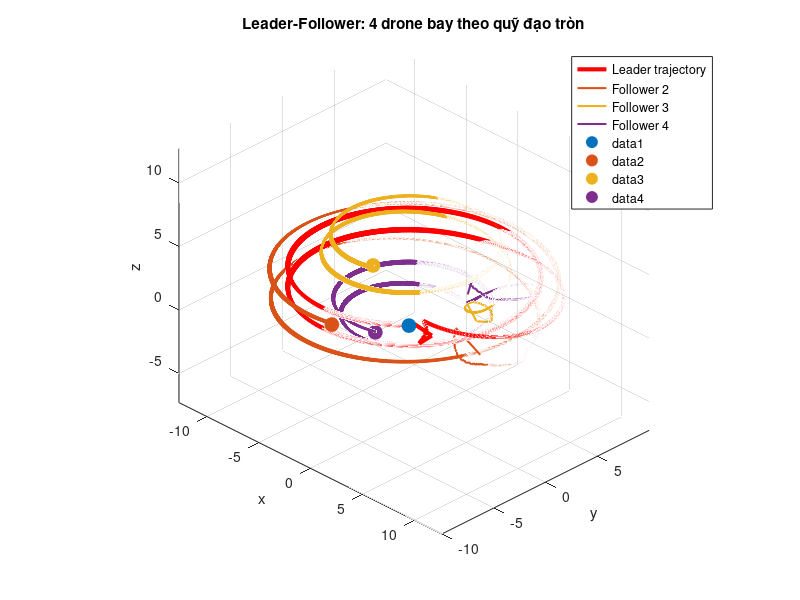

This figure's MATLAB source:
%% Mô phỏng leader-follower: 4 drone bay theo quỹ đạo tròn
clear; clc; close all;

%% Tham số
dt = 0.01;
T = 60;
t = 0:dt:T;
n = 4;
dim = 3;

L = 5;  % khoảng cách giữa các drone

%% Đội hình mong muốn - Tứ diện
p_star = zeros(dim, n);
p_star(:,1) = [0; 0; 0];           % leader
p_star(:,2) = [L; 0; 0];           % follower 1
p_star(:,3) = [L/2; L*sqrt(3)/2; 0]; % follower 2
p_star(:,4) = [L/2; L*sqrt(3)/6; L*sqrt(2/3)]; % follower 3

%% Đồ thị và khoảng cách mong muốn
edges = [1 2; 1 3; 1 4; 2 3; 2 4; 3 4];
m = size(edges, 1);

d_star = zeros(m, 1);
for k = 1:m
    i = edges(k,1); j = edges(k,2);
    d_star(k) = norm(p_star(:,i) - p_star(:,j));
end

%% Khởi tạo vị trí
P = zeros(dim, n, length(t));
% Leader bắt đầu tại gốc, followers lệch một chút
P(:,:,1) = p_star + [zeros(3,1), 2*randn(3,3)];

%% Vòng lặp mô phỏng
for k = 1:length(t)-1
    p_curr = P(:,:,k);
    
    % Quỹ đạo mong muốn cho leader (bay vòng tròn + lên cao dần)
    R = 10;  % bán kính
    omega = 0.2;  % tốc độ góc
    p_leader_desired = [R*cos(omega*t(k)); R*sin(omega*t(k)); 2 + 0.05*t(k)];
    
    % Tính lực điều khiển
    u = zeros(dim, n);
    
    % Leader: vừa giữ đội hình, vừa bám quỹ đạo
    i = 1;  % leader
    u_formation = zeros(3,1);
    for e = 1:m
        if edges(e,1) == i
            j = edges(e,2);
            dij = norm(p_curr(:,i) - p_curr(:,j));
            u_formation = u_formation - (dij^2 - d_star(e)^2) * (p_curr(:,i) - p_curr(:,j));
        elseif edges(e,2) == i
            j = edges(e,1);
            dij = norm(p_curr(:,i) - p_curr(:,j));
            u_formation = u_formation - (dij^2 - d_star(e)^2) * (p_curr(:,i) - p_curr(:,j));
        end
    end
    u_tracking = 2 * (p_leader_desired - p_curr(:,1));  % kéo leader về quỹ đạo
    u(:,1) = u_formation + u_tracking;
    
    % Followers: chỉ giữ đội hình với neighbors
    for i = 2:n
        for e = 1:m
            if edges(e,1) == i
                j = edges(e,2);
                dij = norm(p_curr(:,i) - p_curr(:,j));
                u(:,i) = u(:,i) - (dij^2 - d_star(e)^2) * (p_curr(:,i) - p_curr(:,j));
            elseif edges(e,2) == i
                j = edges(e,1);
                dij = norm(p_curr(:,i) - p_curr(:,j));
                u(:,i) = u(:,i) - (dij^2 - d_star(e)^2) * (p_curr(:,i) - p_curr(:,j));
            end
        end
    end
    
    % Cập nhật vị trí
    P(:,:,k+1) = P(:,:,k) + u * dt;
end

%% Vẽ kết quả
figure(1); clf; hold on;
colors = lines(n);

% Vẽ quỹ đạo của leader
plot3(squeeze(P(1,1,:)), squeeze(P(2,1,:)), squeeze(P(3,1,:)), ...
    'r-', 'LineWidth', 3, 'DisplayName', 'Leader trajectory');

% Vẽ quỹ đạo của followers
for i = 2:n
    plot3(squeeze(P(1,i,:)), squeeze(P(2,i,:)), squeeze(P(3,i,:)), ...
        'Color', colors(i,:), 'LineWidth', 1.5, 'DisplayName', ['Follower ' num2str(i)]);
end

% Vẽ vị trí cuối
for i = 1:n
    plot3(P(1,i,end), P(2,i,end), P(3,i,end), 'o', ...
        'Color', colors(i,:), 'MarkerSize', 10, 'MarkerFaceColor', colors(i,:));
end

xlabel('x'); ylabel('y'); zlabel('z');
title('Leader-Follower: 4 drone bay theo quỹ đạo tròn');
legend('Location', 'best');
grid on; axis equal;
view(45, 30);
